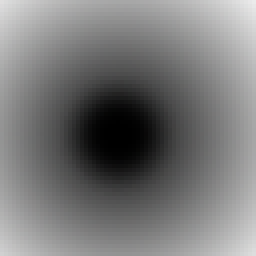
//> input picture Test2/gradient_cercle.png, 64 x 64 px (shown 4 times larger)
$ ./main   (built with g++ and OpenCV 4)
//> lines starting //> are read from the running program, lines starting //| are printed output that depends on the picture
// simple test of a source code found on the internet

#include <math.h>
#include <iostream>
#include <opencv2/highgui/highgui.hpp>
#include <opencv2/imgproc/imgproc.hpp>


#define IX(x, y, z) ((x) + (y) * N + (z) * N * N)


struct FluidCube {
    int size;
    float dt;
    float diff;
    float visc;

    float *s;
    float *density;

    float *Vx;
    float *Vy;
    float *Vz;

    float *Vx0;
    float *Vy0;
    float *Vz0;
};


FluidCube *FluidCubeCreate(int size, float diffusion, float viscosity, float dt)
{
    FluidCube *cube = new FluidCube();
    int N = size;

    cube->size = size;
    cube->dt = dt;
    cube->diff = diffusion;
    cube->visc = viscosity;

    cube->s = new float[N * N * N];
    cube->density = new float[N * N * N];

    cube->Vx = new float[N * N * N];
    cube->Vy = new float[N * N * N];
    cube->Vz = new float[N * N * N];

    cube->Vx0 = new float[N * N * N];
    cube->Vy0 = new float[N * N * N];
    cube->Vz0 = new float[N * N * N];

    return cube;
}

void FluidCubeFree(FluidCube *cube)
{
    delete[] cube->s;
    delete[] cube->density;

    delete[] cube->Vx;
    delete[] cube->Vy;
    delete[] cube->Vz;

    delete[] cube->Vx0;
    delete[] cube->Vy0;
    delete[] cube->Vz0;

    delete cube;
}


static void set_bnd(int b, float *x, int N)
{
    for(int j = 1; j < N - 1; j++) {
        for(int i = 1; i < N - 1; i++) {
            x[IX(i, j, 0  )] = b == 3 ? -x[IX(i, j, 1  )] : x[IX(i, j, 1  )];
            x[IX(i, j, N-1)] = b == 3 ? -x[IX(i, j, N-2)] : x[IX(i, j, N-2)];
        }
    }
    for(int k = 1; k < N - 1; k++) {
        for(int i = 1; i < N - 1; i++) {
            x[IX(i, 0  , k)] = b == 2 ? -x[IX(i, 1  , k)] : x[IX(i, 1  , k)];
            x[IX(i, N-1, k)] = b == 2 ? -x[IX(i, N-2, k)] : x[IX(i, N-2, k)];
        }
    }
    for(int k = 1; k < N - 1; k++) {
        for(int j = 1; j < N - 1; j++) {
            x[IX(0  , j, k)] = b == 1 ? -x[IX(1  , j, k)] : x[IX(1  , j, k)];
            x[IX(N-1, j, k)] = b == 1 ? -x[IX(N-2, j, k)] : x[IX(N-2, j, k)];
        }
    }

    x[IX(0, 0, 0)]       = 0.33f * (x[IX(1, 0, 0)]
                                  + x[IX(0, 1, 0)]
                                  + x[IX(0, 0, 1)]);
    x[IX(0, N-1, 0)]     = 0.33f * (x[IX(1, N-1, 0)]
                                  + x[IX(0, N-2, 0)]
                                  + x[IX(0, N-1, 1)]);
    x[IX(0, 0, N-1)]     = 0.33f * (x[IX(1, 0, N-1)]
                                  + x[IX(0, 1, N-1)]
                                  + x[IX(0, 0, N)]);
    x[IX(0, N-1, N-1)]   = 0.33f * (x[IX(1, N-1, N-1)]
                                  + x[IX(0, N-2, N-1)]
                                  + x[IX(0, N-1, N-2)]);
    x[IX(N-1, 0, 0)]     = 0.33f * (x[IX(N-2, 0, 0)]
                                  + x[IX(N-1, 1, 0)]
                                  + x[IX(N-1, 0, 1)]);
    x[IX(N-1, N-1, 0)]   = 0.33f * (x[IX(N-2, N-1, 0)]
                                  + x[IX(N-1, N-2, 0)]
                                  + x[IX(N-1, N-1, 1)]);
    x[IX(N-1, 0, N-1)]   = 0.33f * (x[IX(N-2, 0, N-1)]
                                  + x[IX(N-1, 1, N-1)]
                                  + x[IX(N-1, 0, N-2)]);
    x[IX(N-1, N-1, N-1)] = 0.33f * (x[IX(N-2, N-1, N-1)]
                                  + x[IX(N-1, N-2, N-1)]
                                  + x[IX(N-1, N-1, N-2)]);
}

static void lin_solve(int b, float *x, float *x0, float a, float c, int iter, int N)
{
    float cRecip = 1.0 / c;
    for (int k = 0; k < iter; k++) {
        for (int m = 1; m < N - 1; m++) {
            for (int j = 1; j < N - 1; j++) {
                for (int i = 1; i < N - 1; i++) {
                    x[IX(i, j, m)] =
                        (x0[IX(i, j, m)]
                            + a*(    x[IX(i+1, j  , m  )]
                                    +x[IX(i-1, j  , m  )]
                                    +x[IX(i  , j+1, m  )]
                                    +x[IX(i  , j-1, m  )]
                                    +x[IX(i  , j  , m+1)]
                                    +x[IX(i  , j  , m-1)]
                           )) * cRecip;
                }
            }
        }
        set_bnd(b, x, N);
    }
}

static void diffuse (int b, float *x, float *x0, float diff, float dt, int iter, int N)
{
    float a = dt * diff * (N - 2) * (N - 2);
    lin_solve(b, x, x0, a, 1 + 6 * a, iter, N);
}

static void advect(int b, float *d, float *d0,  float *velocX, float *velocY, float *velocZ, float dt, int N)
{
    float i0, i1, j0, j1, k0, k1;

    float dtx = dt * (N - 2);
    float dty = dt * (N - 2);
    float dtz = dt * (N - 2);

    float s0, s1, t0, t1, u0, u1;
    float tmp1, tmp2, tmp3, x, y, z;

    float Nfloat = N;
    float ifloat, jfloat, kfloat;
    int i, j, k;

    for(k = 1, kfloat = 1; k < N - 1; k++, kfloat++) {
        for(j = 1, jfloat = 1; j < N - 1; j++, jfloat++) {
            for(i = 1, ifloat = 1; i < N - 1; i++, ifloat++) {
                tmp1 = dtx * velocX[IX(i, j, k)];
                tmp2 = dty * velocY[IX(i, j, k)];
                tmp3 = dtz * velocZ[IX(i, j, k)];
                x    = ifloat - tmp1;
                y    = jfloat - tmp2;
                z    = kfloat - tmp3;

                if(x < 0.5f) x = 0.5f;
                if(x > Nfloat + 0.5f) x = Nfloat + 0.5f;
                i0 = floorf(x);
                i1 = i0 + 1.0f;
                if(y < 0.5f) y = 0.5f;
                if(y > Nfloat + 0.5f) y = Nfloat + 0.5f;
                j0 = floorf(y);
                j1 = j0 + 1.0f;
                if(z < 0.5f) z = 0.5f;
                if(z > Nfloat + 0.5f) z = Nfloat + 0.5f;
                k0 = floorf(z);
                k1 = k0 + 1.0f;

                s1 = x - i0;
                s0 = 1.0f - s1;
                t1 = y - j0;
                t0 = 1.0f - t1;
                u1 = z - k0;
                u0 = 1.0f - u1;

                int i0i = i0;
                int i1i = i1;
                int j0i = j0;
                int j1i = j1;
                int k0i = k0;
                int k1i = k1;

                d[IX(i, j, k)] =

                    s0 * ( t0 * (u0 * d0[IX(i0i, j0i, k0i)]
                                +u1 * d0[IX(i0i, j0i, k1i)])
                        +( t1 * (u0 * d0[IX(i0i, j1i, k0i)]
                                +u1 * d0[IX(i0i, j1i, k1i)])))
                   +s1 * ( t0 * (u0 * d0[IX(i1i, j0i, k0i)]
                                +u1 * d0[IX(i1i, j0i, k1i)])
                        +( t1 * (u0 * d0[IX(i1i, j1i, k0i)]
                                +u1 * d0[IX(i1i, j1i, k1i)])));
            }
        }
    }
    set_bnd(b, d, N);
}

static void project(float *velocX, float *velocY, float *velocZ, float *p, float *div, int iter, int N)
{
    for (int k = 1; k < N - 1; k++) {
        for (int j = 1; j < N - 1; j++) {
            for (int i = 1; i < N - 1; i++) {
                div[IX(i, j, k)] = -0.5f*(
                         velocX[IX(i+1, j  , k  )]
                        -velocX[IX(i-1, j  , k  )]
                        +velocY[IX(i  , j+1, k  )]
                        -velocY[IX(i  , j-1, k  )]
                        +velocZ[IX(i  , j  , k+1)]
                        -velocZ[IX(i  , j  , k-1)]
                    )/N;
                p[IX(i, j, k)] = 0;
            }
        }
    }
    set_bnd(0, div, N);
    set_bnd(0, p, N);
    lin_solve(0, p, div, 1, 6, iter, N);

    for (int k = 1; k < N - 1; k++) {
        for (int j = 1; j < N - 1; j++) {
            for (int i = 1; i < N - 1; i++) {
                velocX[IX(i, j, k)] -= 0.5f * (  p[IX(i+1, j, k)]
                                                -p[IX(i-1, j, k)]) * N;
                velocY[IX(i, j, k)] -= 0.5f * (  p[IX(i, j+1, k)]
                                                -p[IX(i, j-1, k)]) * N;
                velocZ[IX(i, j, k)] -= 0.5f * (  p[IX(i, j, k+1)]
                                                -p[IX(i, j, k-1)]) * N;
            }
        }
    }
    set_bnd(1, velocX, N);
    set_bnd(2, velocY, N);
    set_bnd(3, velocZ, N);
}

void FluidCubeStep(FluidCube *cube)
{
    int N          = cube->size;
    float visc     = cube->visc;
    float diff     = cube->diff;
    float dt       = cube->dt;
    float *Vx      = cube->Vx;
    float *Vy      = cube->Vy;
    float *Vz      = cube->Vz;
    float *Vx0     = cube->Vx0;
    float *Vy0     = cube->Vy0;
    float *Vz0     = cube->Vz0;
    float *s       = cube->s;
    float *density = cube->density;

    diffuse(1, Vx0, Vx, visc, dt, 4, N);
    diffuse(2, Vy0, Vy, visc, dt, 4, N);
    diffuse(3, Vz0, Vz, visc, dt, 4, N);

    project(Vx0, Vy0, Vz0, Vx, Vy, 4, N);

    advect(1, Vx, Vx0, Vx0, Vy0, Vz0, dt, N);
    advect(2, Vy, Vy0, Vx0, Vy0, Vz0, dt, N);
    advect(3, Vz, Vz0, Vx0, Vy0, Vz0, dt, N);

    project(Vx, Vy, Vz, Vx0, Vy0, 4, N);

    diffuse(0, s, density, diff, dt, 4, N);
    advect(0, density, s, Vx, Vy, Vz, dt, N);
}

void FluidCubeAddDensity(FluidCube *cube, int x, int y, int z, float amount)
{
    int N = cube->size;
    cube->density[IX(x, y, z)] += amount;
}

void FluidCubeAddVelocity(FluidCube *cube, int x, int y, int z, float amountX, float amountY, float amountZ)
{
    int N = cube->size;
    int index = IX(x, y, z);

    cube->Vx[index] += amountX;
    cube->Vy[index] += amountY;
    cube->Vz[index] += amountZ;
}

cv::Mat FluidCubeDrawVelocity(FluidCube *cube, int z)
{
    int N = cube->size;
    cv::Mat lImage(cube->size, cube->size, CV_32FC3);

    for(int x = 0; x < cube->size; ++x)
    {
        for(int y = 0; y < cube->size; ++y)
        {
            cv::Vec3f lValue(
                fabs(cube->Vx[IX(x,y,z)]),
                fabs(cube->Vy[IX(x,y,z)]),
                fabs(cube->Vz[IX(x,y,z)]));
            lImage.at<cv::Vec3f>(y, x) = 100.0f * lValue;
        }
    }

    return lImage;
}

cv::Mat FluidCubeDrawDensity(FluidCube *cube, int z)
{
    int N = cube->size;
    cv::Mat lImage(cube->size, cube->size, CV_32FC3);

    for(int x = 0; x < cube->size; ++x)
    {
        for(int y = 0; y < cube->size; ++y)
        {
            cv::Vec3f lValue(fabs(cube->density[IX(x,y,z)]), 0.0f, 0.0f);
            lImage.at<cv::Vec3f>(y, x) = 100.0f * lValue;
        }
    }

    return lImage;
}

int main(int argc, char** argv)
{
    cv::Mat lPotentials = cv::imread("gradient_cercle.png");
//> lPotentials is the input picture: 64 rows x 64 cols, CV_8UC3; mean B, G, R 119.9, 119.9, 119.9
    std::vector<cv::Mat> lChannels;
    cv::split(lPotentials, lChannels);

    cv::Mat lForceX, lForceY;
    float lKernel[3] = {-1.0f, 0.0f, +1.0f};
    cv::filter2D(lChannels[0], lForceX, CV_32F, cv::Mat(cv::Size(1,3), CV_32FC1, lKernel));
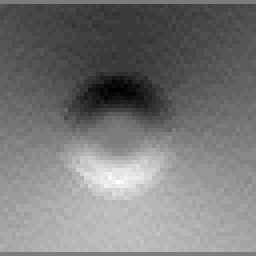
//> lForceX: 64 rows x 64 cols, CV_32FC1 (shown 4 times larger); min -19, max 20, mean -0.544; drawn with min black and max white
    cv::filter2D(lChannels[0], lForceY, CV_32F, cv::Mat(cv::Size(3,1), CV_32FC1, lKernel));
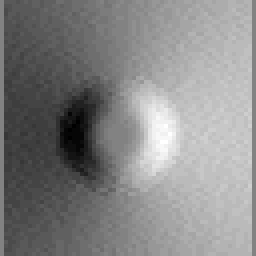
//> lForceY: 64 rows x 64 cols, CV_32FC1 (shown 4 times larger); min -19, max 18, mean 0.51; drawn with min black and max white

    const int size = 64;
    FluidCube* lCube = FluidCubeCreate(size, 0, 0, 0.01f);

    char filename[255];

    for(int i = 0; i < 5000; ++i)
    {
        std::cout << "Step: " << i << std::endl;

        float angle = ((float)i / 200.0f) * (2.0f * 3.14159f);

        FluidCubeAddDensity(lCube, size/2, size/2, size/2, 50.0f);

        //FluidCubeAddVelocity(lCube, 2*size/3, size/2, size/2, 50.0f * cosf(angle), 50.0f * sinf(angle), 0.0f);
        //FluidCubeAddVelocity(lCube, 1*size/3, size/2, size/2, 50.0f * cosf(-angle+3.14159f*0.5f), 50.0f * sinf(-angle+3.14159f*0.5f), 0.0f);

        float clCoeff = 0.005f;

        for(int x = 0; x < size; ++x)
            for(int y = 0; y < size; ++y)
            {
                FluidCubeAddVelocity(
                    lCube,
                    x,
                    y,
                    size/2,
                    lForceX.at<float>(y,x) * clCoeff,
                    lForceY.at<float>(y,x) * clCoeff,
                    0.0f);
            }

//> (the run ends here: the time limit is reached, at `for(k = 1, kfloat = 1; k < N - 1; k++, kfloat++)`)
